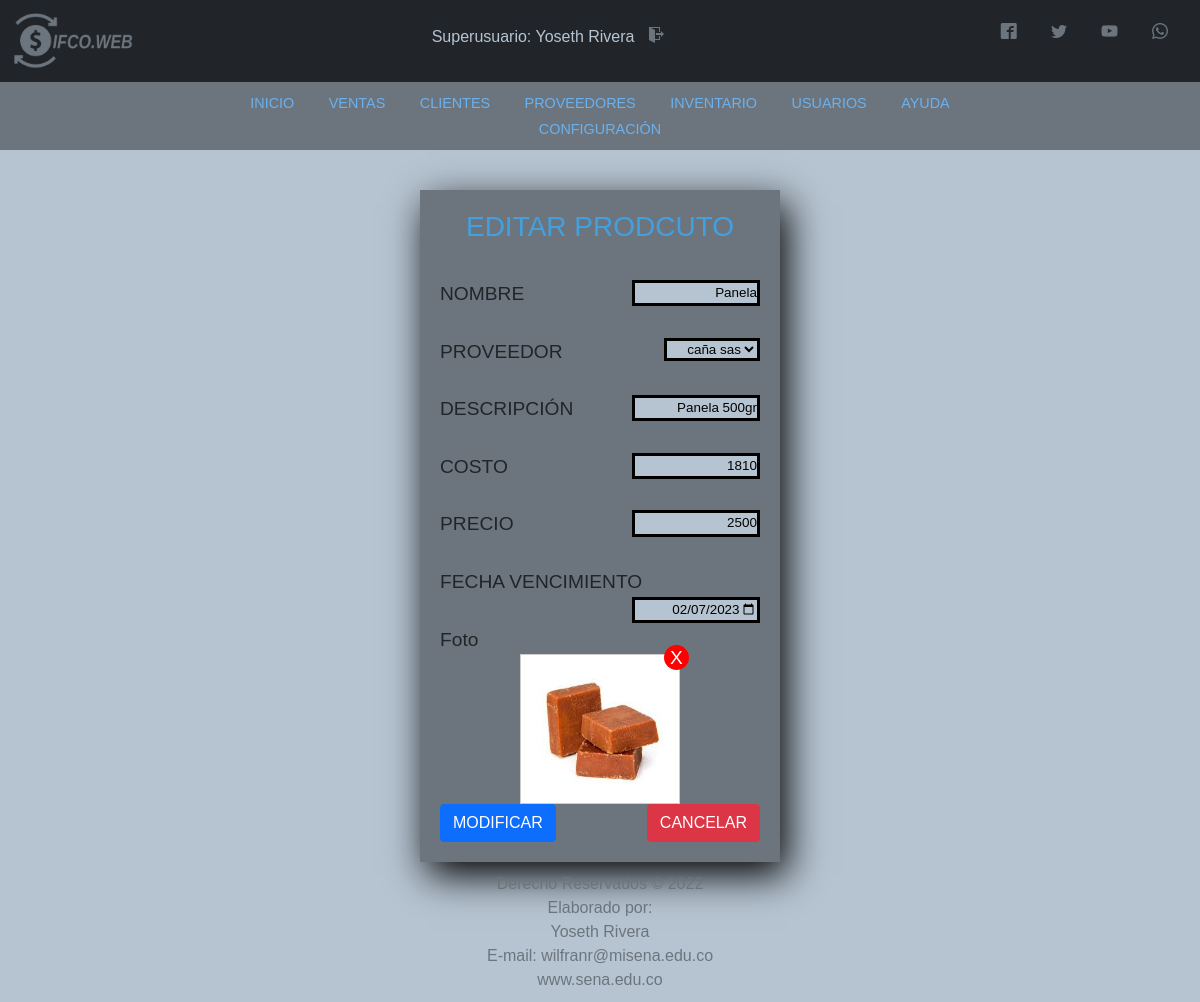
Screenshot of /Vista/html/modify_product.php?usr=1 (signed in) with the database file from the repository.
### tables this page shows
CREATE TABLE `usuario` (
  `codUsuario` int(11) NOT NULL,
  `id` varchar(20) DEFAULT NULL,
  `tipoId` varchar(11) DEFAULT NULL,
  `nombre` varchar(50) DEFAULT NULL,
  `direccion` text NOT NULL,
  `telefono` varchar(20) NOT NULL,
  `correo` varchar(100) DEFAULT NULL,
  `usuario` varchar(15) DEFAULT NULL,
  `clave` varchar(100) DEFAULT NULL,
  `rol` varchar(20) DEFAULT NULL
);

CREATE TABLE `producto` (
  `codproducto` int(11) NOT NULL,
  `nombre` varchar(50) DEFAULT NULL,
  `descripcion` varchar(100) DEFAULT NULL,
  `proveedor` int(11) DEFAULT NULL,
  `costo` decimal(11,0) DEFAULT NULL,
  `precio` decimal(11,0) DEFAULT NULL,
  `cantidad` int(11) DEFAULT NULL,
  `date_add` datetime NOT NULL DEFAULT current_timestamp(),
  `fechaVencimiento` date NOT NULL,
  `usuario_id` int(11) NOT NULL,
  `estatus` int(11) NOT NULL DEFAULT 1,
  `foto` text DEFAULT NULL
);

CREATE TABLE `proveedor` (
  `codproveedor` int(11) NOT NULL,
  `id` varchar(20) DEFAULT NULL,
  `tipoIdProveedor` varchar(3) DEFAULT NULL,
  `proveedor` varchar(100) DEFAULT NULL,
  `contacto` varchar(100) DEFAULT NULL,
  `telefono` varchar(20) DEFAULT NULL,
  `direccion` text DEFAULT NULL,
  `correo` varchar(100) NOT NULL
);

### Vista/html/modify_product.php (the view, shortened to what this page needs)
<?php
include '../../includes/header.php';
include '../../includes/nav.php';
include '../../includes/script.php';
if (empty($_GET['usr'])) {
    header('Location: inventarios.php');
} else {
    $id_producto = $_REQUEST['usr'];
    $query_producto = mysqli_query($conexion, "SELECT p.codproducto, p.nombre, p.descripcion, p.costo, p.precio, p.fechaVencimiento, pr.proveedor, p.foto FROM producto p INNER JOIN proveedor pr ON p.proveedor = pr.codproveedor WHERE p.codproducto = $id_producto AND p.estatus = 1");
    $result_producto = mysqli_num_rows($query_producto);
    $foto = '';
    $classRemove = 'notBlock';
    if ($result_producto > 0) {
        $data_producto = mysqli_fetch_assoc($query_producto);
        if ($data_producto['foto'] != 'img_producto.png') {
            $classRemove = '';
            $foto = '<img id="img" src="../img/uploads/'.$data_producto['foto'].'" alt="Producto">';
        }
    } else {
        header('Location: inventarios.php');
    }
}
$consult = Consult_user($_GET['usr']);
function Consult_user($id)
{
    include '../../includes/conexion.php';
    $sentence = "SELECT * FROM producto WHERE codproducto = '" . $id . "'";
    $result = $conexion->query($sentence) or die("Error al consultar: " . mysqli_error($conexion));
    $rows = $result->fetch_assoc();
    return [
        $rows['codproducto'],
        $rows['nombre'],
        $rows['descripcion'],
        $rows['proveedor'],
        $rows['costo'],
        $rows['precio'],
        $rows['fechaVencimiento'],
        $rows['proveedor'],
        $rows['foto'],
    ];
}
?>
<!DOCTYPE html>
<html lang="es">
<head>
    <link rel="stylesheet" href="../Vista/css/estilos.css">
    <link rel="stylesheet" href="../font.css">
</head>
<body>
    <?php
        $nombre = $consult[1];
        $descripcion = $consult[2];
        $costo = $consult[4];
        $precio = $consult[5];
        $fechaVence = $consult[6];
    ?>
    <div class="agregar-usuario" id="modificar-usuario">
        <form action="" class="inventario" method="POST" enctype="multipart/form-data">
            <h3>EDITAR PRODCUTO</h3><br>
            <label for="consulta-codigo">NOMBRE</label>
            <input class="control-usuario" name="name" value="<?php echo $nombre ?>" type="text" required><br><br>
            <label for="proveedor" class="">PROVEEDOR</label>
            <select name="proveedor" id="tipo-id" class="notItemOne">
                <option value="<?php echo $data_producto['codproveedor']; ?>"><?php echo $data_producto['proveedor']; ?></option>
            </select><br><br>
            <label for="id">DESCRIPCIÓN</label>
            <input class="control-usuario" name="id" value="<?php echo $descripcion ?>" type="text" required readonly><br><br>
            <label for="consulta-palabra">COSTO</label>
            <input class="control-usuario" name="dir" value="<?php echo $costo ?>" type="text"><br><br>
            <label for="consulta-palabra">PRECIO</label>
            <input class="control-usuario" name="tel" value="<?php echo $precio ?>" type="text"><br><br>
            <label for="consulta-palabra">FECHA VENCIMIENTO</label>
            <input class="control-usuario" name="email" value="<?php echo $fechaVence ?>" type="date"><br><br>
            <div class="photo">
                <label for="foto">Foto</label>
                <div class="prevPhoto">
                    <span class="delPhoto <?php echo $classRemove; ?>">X</span>
                    <label for="foto"></label>
                    <?php echo $foto; ?>
                </div>
            </div>
            <div class="d-flex justify-content-between">
                <input class="btn btn-primary" type="submit" value="MODIFICAR">
                <a href="inventarios.php"><input class="btn btn-danger" type="button" value="CANCELAR"></a>
            </div>
        </form>
    </div>
</body>
<?php include '../../includes/footer.php'; ?>
</html>

### includes/header.php (shortened to what this page needs)
<?php
include 'conexion.php';
$id = $_SESSION['id'];
$sentence = "SELECT nombre, rol, codUsuario FROM usuario WHERE id = '" . $id . "' ";
$result = $conexion->query($sentence);
$row = $result->fetch_assoc();
?>
<!DOCTYPE html>
<html lang="es">
<head>
    <link rel="stylesheet" href="../css/estilos.css">
    <link rel="stylesheet" href="../../font.css">
</head>
<body>
    <nav class="navbar navbar-dark bg-dark">
        <div class="container-fluid">
            <a class="navbar-brand" href="panel_principal.php"><img src="../img/LOGO_gris.png" alt="logo" width="130px"></a>
            <h4 id="user">
                <?php
                echo utf8_decode($row['rol']);
                echo ": ";
                echo utf8_decode($row['nombre']);
                ?>
                <a href="../../Controlador/exit.php" class="icon-salir icon-exit"></a>
            </h4>
            <div class="redes">
                <ul>
                    <li>
                        <a href="https://es-es.facebook.com/" class="icon icon-facebook2" target="blank"></a>
                        <a href="https://twitter.com/" class="icon icon-twitter" target="blank"></a>
                        <a href="https://www.youtube.com/" class="icon icon-youtube" target="blank"></a>
                        <a href="https://www.whatsapp.com" class="icon icon-whatsapp" target="blank"></a>
                    </li>
                </ul>
            </div>
        </div>
    </nav>
</body>
</html>

### Vista/css/estilos.css (style rules this page uses)
* { margin: 0; padding: 0; }
body { background-color: #b6c4d1 !important; font-family: Zona Pro, Sans-Serif; }
#user { color: #b6c4d1; font-size: medium; }
.icon { color: #6c757d; text-decoration: none; padding: 10px; margin-right: 10px; }
.icon-salir { color: #6c757d; text-decoration: none; padding: 10px; margin-right: 10px; }
.control-usuario { background: #b6c4d1; border: black solid 3px; font-size: 0.7em; text-align: right; width: 40%; color: black; float: right; }
#tipo-id { background: #b6c4d1; border: black solid 3px; font-size: 0.7em; text-align: right; width: 30%; color: black; float: right; }
.agregar-usuario { width: 30%; font-size: 1.2rem; margin-top: 40px; margin-left: 35%; padding: 20px; box-shadow: 7px 13px 37px #000; float: left; background: #6c757d; display: block; }
.inventario h3 { text-align: center; color: #43a0df; }
.prevPhoto { display: flex; justify-content: space-between; width: 160px; height: 150px; border: 1px solid #CCC; position: relative; cursor: pointer; background: url(../images/uploads/user.png); background-repeat: no-repeat; background-size: cover; background-position: center center; margin: auto; }
.prevPhoto label { cursor: pointer; width: 100%; height: 100%; position: absolute; top: 0; left: 0; z-index: 2; }
.prevPhoto img { width: 100%; height: 100%; }
.delPhoto { color: #FFF; display: -webkit-flex; display: -moz-flex; display: -ms-flex; display: -o-flex; display: flex; justify-content: center; align-items: center; border-radius: 50%; width: 25px; height: 25px; background: red; position: absolute; right: -10px; top: -10px; z-index: 10; }
.notItemOne option:first-child { display: none; }

### rows the page displays
usuario: rol "Superusuario", nombre "Yoseth Rivera"
producto: name "Panela", proveedor "caña sas", id "Panela 500gr", dir "1810", tel "2500", email "02/07/2023", foto (picture)
